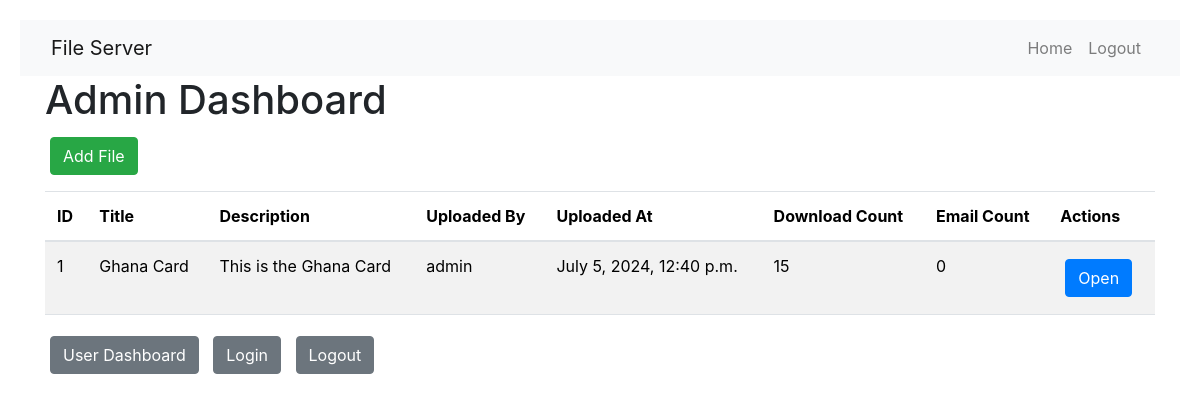
The page /admin-dashboard/ (signed in) on the database as committed earlier.
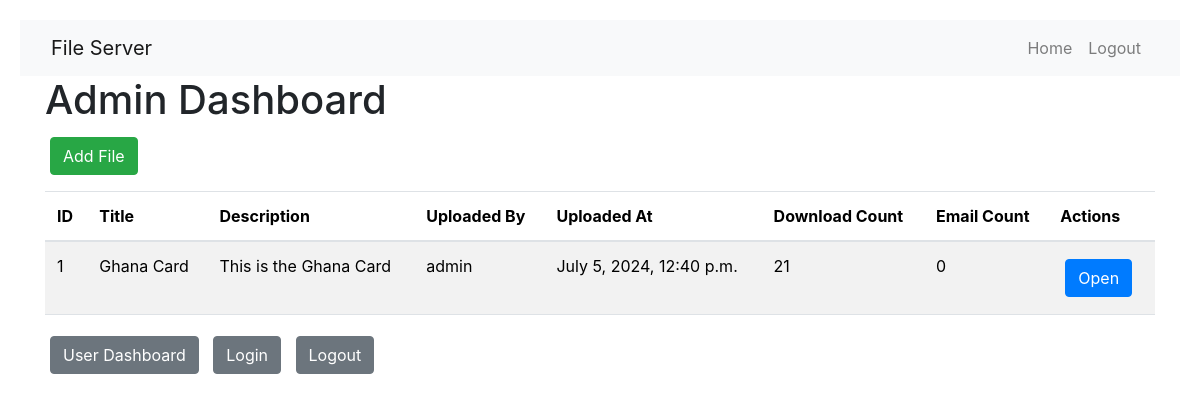
The same page on the database as committed later.
### backend/models.py (models this page shows, shortened)
class Document(models.Model):
    title = models.CharField(max_length=100)
    description = models.TextField()
    file = models.FileField(upload_to="uploads/")
    uploaded_at = models.DateTimeField(auto_now_add=True)
    uploaded_by = models.ForeignKey(settings.AUTH_USER_MODEL, on_delete=models.CASCADE)
    download_count = models.PositiveIntegerField(default=0)
    email_count = models.PositiveIntegerField(default=0)

class CustomUser(AbstractUser):
    email = models.EmailField(unique=True)

### backend/views.py (the view)
# urls.py: path("admin-dashboard/", admin_dashboard, name="admin_dashboard"),
@login_required(login_url="login")
def admin_dashboard(request):
    if not request.user.is_superuser:
        return redirect("userDashboard")
    documents = Document.objects.all()
    download_logs = DownloadLog.objects.all()
    email_logs = EmailLog.objects.all()
    return render(
        request,
        "adminDashboard.html",
        {
            "documents": documents,
            "download_logs": download_logs,
            "email_logs": email_logs,
        },
    )

### backend/templates/adminDashboard.html (shortened to what this page needs)
{% extends 'base.html' %}
{% block content %}
<h1>Admin Dashboard</h1>
<a href="{% url 'add_file' %}" class="btn btn-success mb-3">Add File</a>
<table class="table table-striped">
    <thead>
        <tr>
            <th>ID</th>
            <th>Title</th>
            <th>Description</th>
            <th>Uploaded By</th>
            <th>Uploaded At</th>
            <th>Download Count</th>
            <th>Email Count</th>
            <th>Actions</th>
        </tr>
    </thead>
    <tbody>
        {% for document in documents %}
        <tr>
            <td>{{ document.id }}</td>
            <td>{{ document.title }}</td>
            <td>{{ document.description }}</td>
            <td>{{ document.uploaded_by.username }}</td>
            <td>{{ document.uploaded_at }}</td>
            <td>{{ document.download_count }}</td>
            <td>{{ document.email_count }}</td>
            <td>
                <button type="button" class="btn btn-primary" data-toggle="modal"
                    data-target="#fileModal{{ document.id }}">
                    Open
                </button>
            </td>
        </tr>
        {% endfor %}
    </tbody>
</table>
<div class="mb-3">
    <a href="{% url 'userDashboard' %}" class="btn btn-secondary">User Dashboard</a>
    <a href="{% url 'login' %}" class="btn btn-secondary">Login</a>
    <a href="{% url 'logout' %}" class="btn btn-secondary">Logout</a>
</div>
{% endblock %}

Rows that differ between the two databases and show on the page:
changed Document "Ghana Card": download_count "15" → "21"
